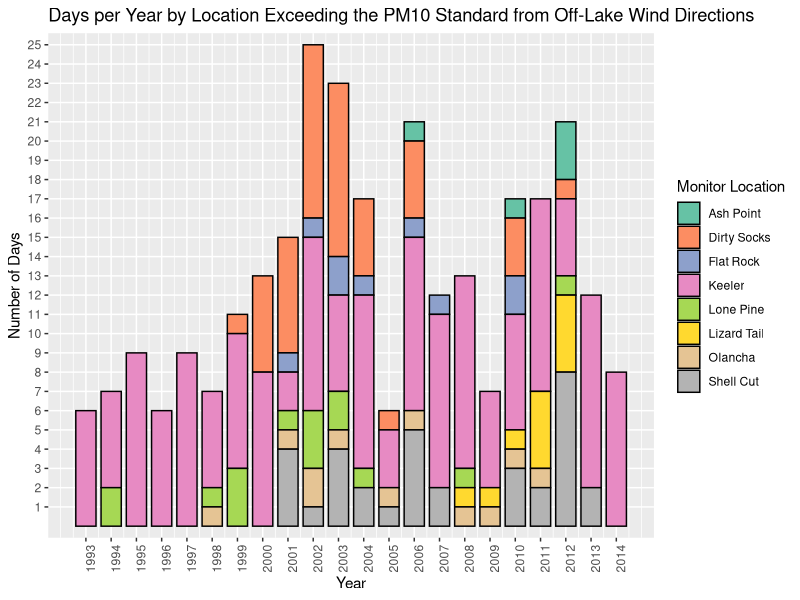
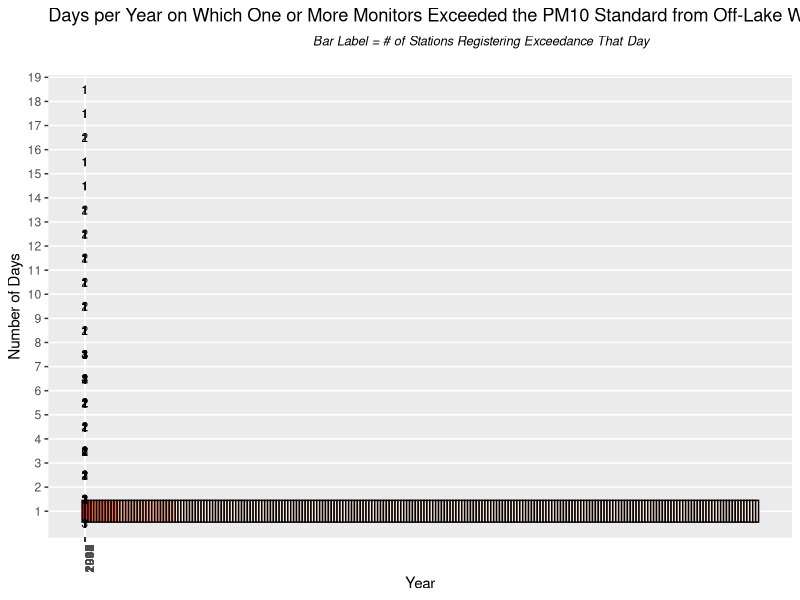

Source code (R) for these figures, in order:
library(plyr)
library(dplyr)
library(ggplot2)

df1 <- read.csv(file="./data/exceeds.csv")
df1$site <- factor(df1$site, levels=c("AP", "DS", "FR", "KE", "LP", "LT",
                                      "OL", "SC"), 
                   labels=c("Ash Point", "Dirty Socks", "Flat Rock", 
                            "Keeler", "Lone Pine", "Lizard Tail", 
                            "Olancha", "Shell Cut"))

temp <- df1 %>% group_by(year) %>% 
  summarize(count = length(pm10))
p1 <- df1 %>% 
  ggplot(aes(year)) +
  geom_bar(aes(fill=site), color="black", width=.8) +
  ggtitle("Days per Year by Location Exceeding the PM10 Standard from Off-Lake Wind Directions") +
  ylab("Number of Days") + xlab("Year") +
  scale_fill_brewer(name="Monitor Location", palette="Set2") +
  scale_y_discrete(breaks=c(1:max(temp$count)), limits=c(1:max(temp$count))) +
  scale_x_continuous(breaks=c(min(temp$year):max(temp$year))) + 
  #  geom_smooth(data=temp, aes(x=year, y=count), method="lm", se=FALSE) +
  theme(axis.text.x = element_text(angle = 90, hjust = 1))

summary_df <- df1 %>% group_by(year, day) %>% 
  summarize(count = length(pm10), temp=1)
for (i in 1:nrow(summary_df)){
  summary_df$year_index[i] <- match(summary_df$day[i],
                                    filter(summary_df, year==summary_df$year[i])$day)
}
summary_df$year_index <- factor(summary_df$year_index)
maxx2 <- as.numeric(levels(summary_df$year_index)[length(levels(summary_df$year_index))])
# calculate midpoints of bars (simplified using comment by @DWin)
summary_df <- ddply(summary_df, .(year), 
                    transform, pos = cumsum(temp) - (0.5 * temp)
                    )
temp2 <- df1  %>% group_by(year) %>% 
  summarize(count = length(pm10))
p2 <- ggplot(summary_df, aes(x=year, y=temp)) +
  geom_bar(aes(fill=factor(count)), color="black", stat="identity") +
  geom_text(aes(label = count, y = pos), size = 3) +
  theme(legend.position='none') +
  scale_x_continuous(breaks=c(min(temp$year):max(temp$year))) +
  ggtitle(expression(atop("Days per Year on Which One or More Monitors Exceeded the PM10 Standard from Off-Lake Wind Directions", 
                          atop(italic("Bar Label = # of Stations Registering Exceedance That Day"),"")))) +
ylab("Number of Days") + xlab("Year") +
scale_fill_brewer(name="Monitor Location", palette="Reds") +
scale_y_discrete(breaks=c(1:maxx2), limits=c(1:maxx2)) +
#geom_smooth(data=temp2, aes(x=year, y=count), method="lm", se=FALSE) +
theme(axis.text.x = element_text(angle = 90, hjust = 1))

png("./output/plot1.png", width=9, height=6, units="in", res=300)
dev.off()
png("./output/plot2.png", width=9.5, height=6, units="in", res=300)
dev.off()
